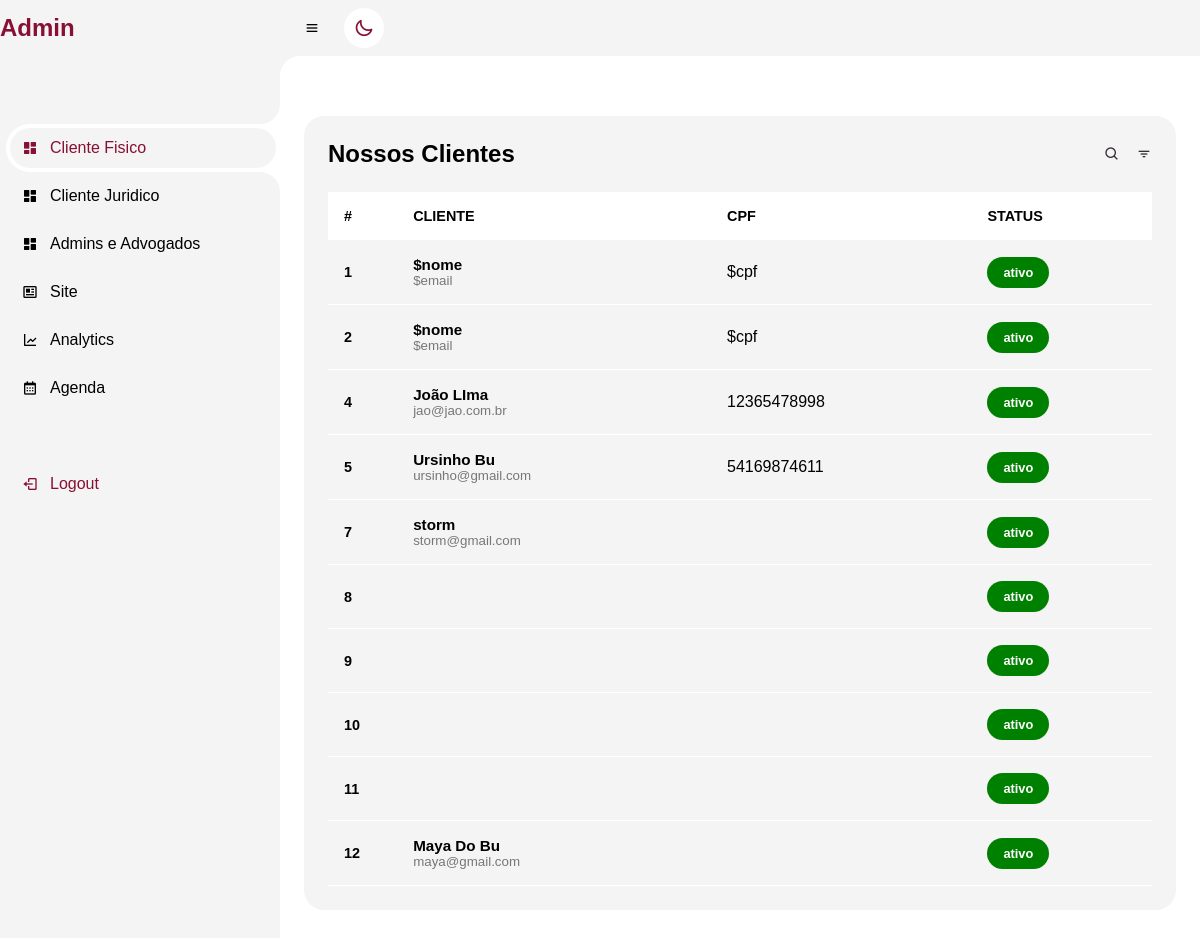
The app's page /admin-dash.php with its own data.
### tables this page shows
CREATE TABLE IF NOT EXISTS `cadastro_login_cliente` (
  `cod` int(11) NOT NULL AUTO_INCREMENT,
  `nome` varchar(100) NOT NULL,
  `email` varchar(100) NOT NULL,
  `celular` varchar(15) NOT NULL,
  `endereco` varchar(100) NOT NULL,
  `cidade` varchar(50) NOT NULL,
  `senha` varchar(32) NOT NULL,
  `cpf` varchar(11) NOT NULL,
  `cnpj` varchar(15) NOT NULL,
  PRIMARY KEY (`cod`)
);

### admin-dash.php (the view, shortened to what this page needs)
<?php
include('menu-admin.php');
?>
<html lang="en">
<head>
    <link rel="stylesheet" href="css/admin.css">
    <link rel="stylesheet" href="https://maxst.icons8.com/vue-static/landings/line-awesome/line-awesome/1.3.0/css/line-awesome.min.css">
</head>
<body class="dark">
    <section id=content>
        <main>
            <?php
            require('connect.php');
            $perfis = mysqli_query($con, "SELECT * FROM `cadastro_login_cliente`");
            echo   "<div class=table-data>";
            echo    "<div class=order>";
            echo      "<div class=head>";
            echo          " <h3>Nossos Clientes</h3>";
            echo            "<i class='bx bx-search'></i>";
            echo            "<i class='bx bx-filter'></i>";
            echo       "</div>";
            echo       "<table width=100%>";
            echo              "<thead>";
            echo                "<tr>";
            echo                     "<th>#</th>";
            echo                    "<th></span>CLIENTE</th>";
            echo                    "<th></span>CPF</th>";
            echo                  "<th></span>STATUS</th>";
            while($perfil = mysqli_fetch_array($perfis)){
            echo             "</tr>";
            echo        "</thead>";
            echo        "<tbody>";
            echo          "<tr>";
            echo              "<td class=cod>$perfil[cod]</td>";
            echo             "<td>";
            echo   "<div class=client>";
            echo   "<div class=client-info>";
            echo  "<h4>$perfil[nome]</h4>";
            echo  "<small>$perfil[email]</small>";
            echo   "</div>";
            echo  "</div>";
            echo  "</td>";
            echo  "<td>$perfil[cpf]</td>";
            echo  "<td>";
            echo  "<span class=status>ativo</span>";
            echo "</td>";
        }
            echo  "</tr>";
            echo        "</tbody>";
            echo   "</table>";
            echo   "</div>";
            ?>
        </main>
    </section>
</body>
</html>

### css/menu-admin.css (style rules this page uses)
#content { position: relative; width: calc(100% - 280px); left: 280px; transition: .3s ease; }

### css/admin.css (style rules this page uses)
body { background-color: var(--back-fundo); transition: 0.4s background-color; overflow-x: hidden; }
#content main { width: 100%; padding: 36px 24px; max-height: calc(100vh - 56px); overflow-y: auto; }
#content main .table-data { display: flex; flex-wrap: wrap; grid-gap: 24px; margin-top: 24px; width: 100%; color: #342E37; }
#content main .table-data > div { border-radius: 20px; background: var(--color-light); padding: 24px; overflow-x: auto; }
#content main .table-data .head { display: flex; align-items: center; grid-gap: 16px; margin-bottom: 24px; }
#content main .table-data .head h3 { margin-right: auto; font-size: 24px; font-weight: 600; color: var(--color-black); }
#content main .table-data .head .bx { cursor: pointer; }
#content main .table-data .order { flex-grow: 1; flex-basis: 500px; }
table { border-collapse: collapse; }
table thead tr { background: var(--color-white); }
table thead th { padding: 1rem 0rem; text-align: left; color: var(--color-black); font-size: .9rem; }
table thead th:first-child { padding-left: 1rem; }
table tbody td { padding: 1rem 0rem; color: var(--color-black); }
table tbody td:first-child { padding-left: 1rem; color: var(--main-color); font-weight: 600; font-size: .9rem; }
table tbody tr { border-bottom: 1px solid var(--color-white); }
table tbody tr .cod { color: var(--color-black); }
.client { display: flex; align-items: center; }
.client-info h4 { color: var(--color-black); font-size: .95rem; }
.client-info small { color: var(--color-black-light); }
.status { display: inline-block; text-align: center; font-weight: 600; color: var(--color-white); background: green; padding: .5rem 1rem; border-radius: 20px; font-size: .8rem; }

### css/var.css (style rules this page uses)
body { --color-black: #000; --color-black-light: #777777; --color-white: #fff; --color-light: #f4f4f4; --details: #871034; --back-primary: #19191f; --back-fundo: #fff; --back-glass: linear-gradient(to right bottom, rgba(255, 255, 255, 0.5), rgba(255, 255, 255, 0.3)); }
* { margin: 0; padding: 0; box-sizing: border-box; text-decoration: none; font-family: 'Montserrat', sans-serif; }

### records on screen
cadastro_login_cliente: cod "1", nome "$nome", email "$email", cpf "$cpf"
cadastro_login_cliente: cod "2", nome "$nome", email "$email", cpf "$cpf"
cadastro_login_cliente: cod "4", nome "João LIma", email "jao@jao.com.br", cpf "12365478998"
cadastro_login_cliente: cod "5", nome "Ursinho Bu", email "ursinho@gmail.com", cpf "54169874611"
cadastro_login_cliente: cod "7", nome "storm", email "storm@gmail.com"
cadastro_login_cliente: cod "8"
cadastro_login_cliente: cod "9"
cadastro_login_cliente: cod "10"
cadastro_login_cliente: cod "11"
cadastro_login_cliente: cod "12", nome "Maya Do Bu", email "maya@gmail.com"
